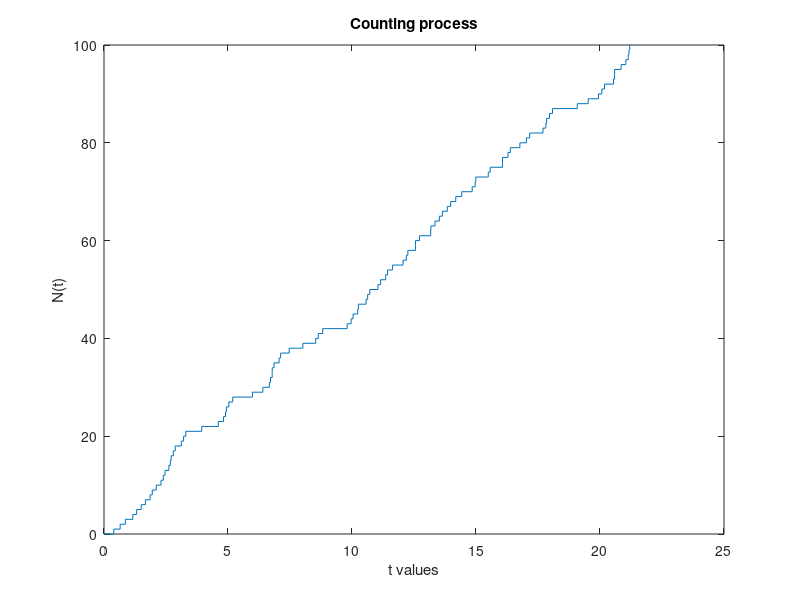

This figure's MATLAB source:
pkg load statistics

clc;
clear all;
close all;

#TASK A
t=exprnd(0.2, 1,100);
N_t=0:1:100;
x(1)=0; 
for i = 2:101 
 new_t = t(i-1);
 x(i) = x(i-1) + new_t ;
endfor
figure(1);
stairs( x , N_t );
#axis("auto[xN_t]");
title("Counting process");
xlabel("t values");
ylabel("N(t)");
#TASK B 
t=exprnd(0.2, 1,200); 
s=sum(t);
display(s/200 ); # average of events
t=exprnd(0.2, 1,300);
s=sum(t);
display(s/300 ); # mean_exp , average of events
t=exprnd(0.2, 1,500);
s=sum(t);
display(s/500 ); # average of events
t=exprnd(0.2, 1,1000);
s=sum(t);
display(s/1000 ); # average of events
t=exprnd(0.2, 1,10000);
s=sum(t);
display(s/10000); # average of events
#On Command Window all the calculated values are displayed